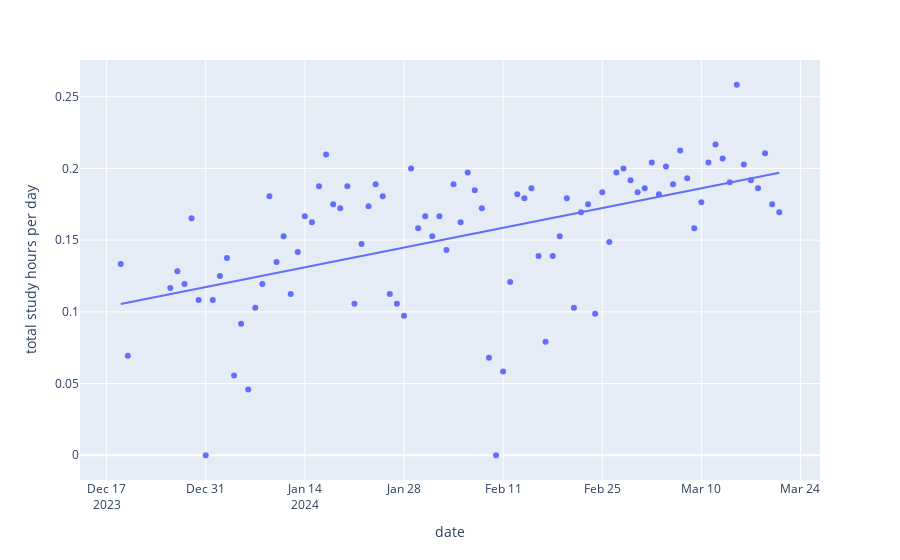

Notebook code for this chart:
### Code cell
px.scatter(winter_2024, y='total', x='date', trendline='ols', labels={'total':'total study hours per day'})
